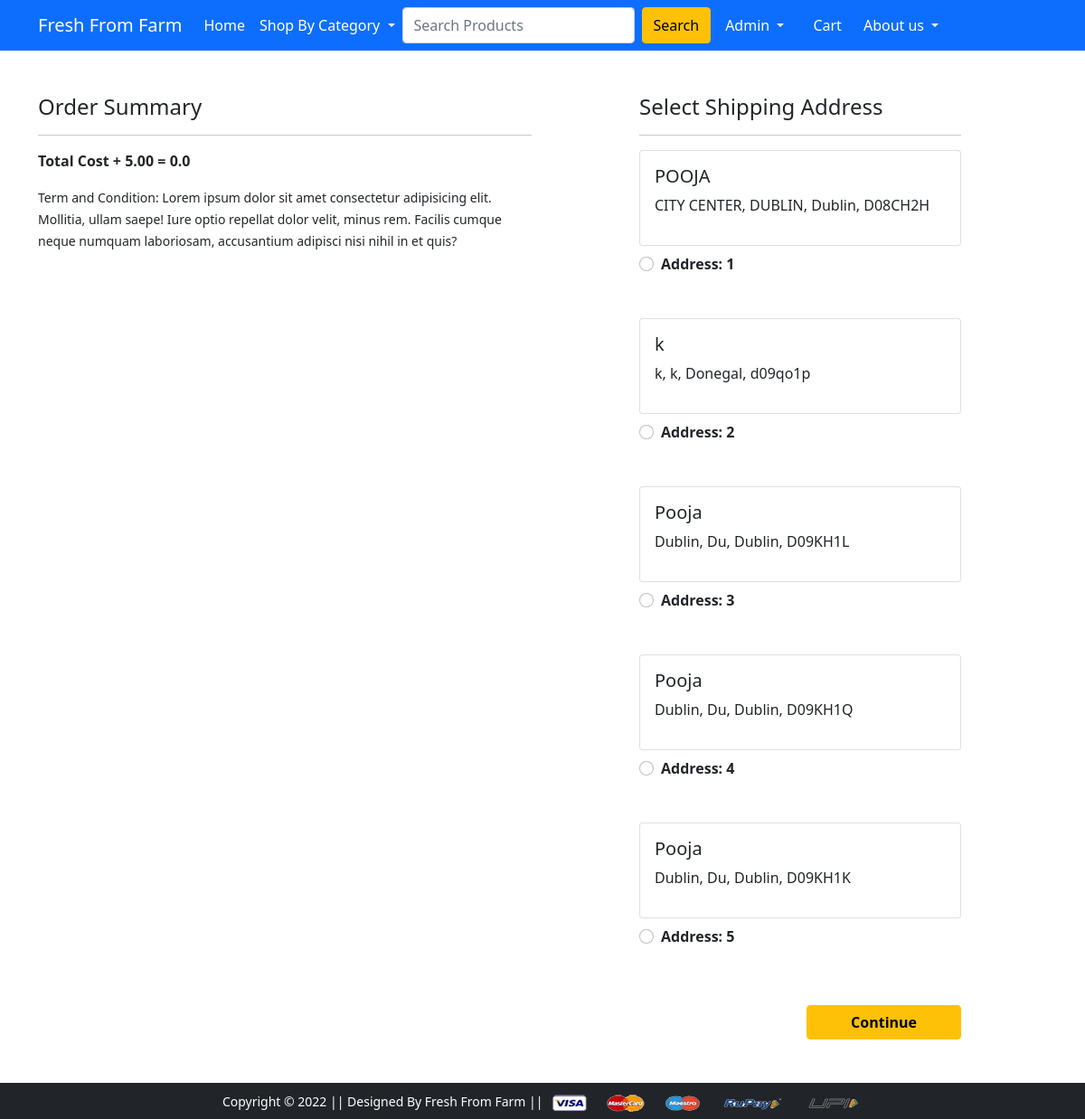
Screenshot of /checkout/ (signed in) with the database file from the repository.
### app/models.py (models this page shows)
class Customer(models.Model):
    user = models.ForeignKey(User, on_delete=models.CASCADE)
    name = models.CharField(max_length=200)
    locality = models.CharField(max_length=200)
    city = models.CharField(max_length=50)
    eircode = models.CharField(max_length=50, unique=True, validators=[alphanumeric])
    county = models.CharField(choices = COUNTY_CHOICES, max_length=50)

### app/views.py (the view)
# urls.py: path('checkout/', views.checkout, name='checkout'),
@login_required
def checkout(request):
  user = request.user
  add = Customer.objects.filter(user=user)
  cart_items = Cart.objects.filter(user=user)
  amount = 0.00
  shipping_amount = 5.00
  total_amount = 0.0
  cart_product = [p for p in Cart.objects.all() if p.user==request.user]
  if cart_product:
    for p in cart_product:
        tempamount = (p.quantity * p.product.discounted_price)
        amount += tempamount
    total_amount = "{:0.2f}".format(amount + shipping_amount)
  return render (request, 'app/checkout.html', {'add': add , 'total_amount': total_amount , 'cart_items':cart_items})

### app/templates/app/checkout.html (shortened to what this page needs)
{% extends 'app/base.html' %}
{% load static %}
{% block main-content %}
<div class="container">
 <div class="row mt-5">
  <div class="col-sm-6">
    <h4>Order Summary</h4>
    <hr>
      <p class="fw-bold">Total Cost + 5.00 = {{total_amount}} </p>
    <small>Term and Condition: Lorem ipsum dolor sit amet consectetur adipisicing elit. Mollitia, ullam saepe! Iure optio repellat dolor velit, minus rem. Facilis cumque neque numquam laboriosam, accusantium adipisci nisi nihil in et quis?</small>
  </div>
  <div class="col-sm-4 offset-sm-1">
    <h4>Select Shipping Address</h4>
    <hr>
    <form action="/paymentdone">
      {% for ad in add %}
      <div class="card">
        <div class="card-body">
        <h5> {{ad.name}}</h5>
        <p> {{ad.locality}}, {{ad.city}}, {{ad.county}}, {{ad.eircode}} </p>
        </div>
      </div>
        <div class="form-check mt-2 mb-5">
          <input class="form-check-input" type="radio" name="custid" id="custadd{{forloop.counter}}" value="{{ad.id}}">
          <label class="form-check-label fw-bold" for="custadd{{forloop.counter}}">
            Address: {{forloop.counter}} </label>
        </div>
        {% endfor %}
        <div class="text-end">
          <button type="submit" class="btn btn-warning mt-3 px-5 fw-bold">Continue</button>
        </div>
      </form>
    </div>
  </div>
</div>
{% endblock main-content %}

### app/templates/app/base.html (shortened to what this page needs)
<!doctype html>
{% load static %}
<html lang="en">
  <head>
    <link href="https://cdn.jsdelivr.net/npm/bootstrap@5.0.0-beta1/dist/css/bootstrap.min.css" rel="stylesheet">
    <link rel="stylesheet" href="{% static 'app/css/owl.carousel.min.css' %}">
    <link rel="stylesheet" href="{% static 'app/css/all.min.css' %}">
    <link rel="stylesheet" href="{% static 'app/css/style.css' %}">
  </head>
  <body>
    <nav class="navbar navbar-expand-lg navbar-dark bg-primary">
     <div class="container">
       <a class="navbar-brand" href="/">Fresh From Farm </a>
       <div class="collapse navbar-collapse" id="navbarSupportedContent">
         <ul class="navbar-nav me-auto mb-2 mb-lg-0">
           <li class="nav-item">
             <a class="nav-link active" aria-current="page" href="/">Home</a>
           </li>
           <li class="nav-item dropdown">
             <a class="nav-link dropdown-toggle text-white" href="#" id="CategoryDropdown" role="button" data-bs-toggle="dropdown" aria-expanded="false">
               Shop By Category
             </a>
           </li>
         <form class="d-flex" method=POST action= "{% url 'searchbar' %}">
           <input class="form-control me-2" type="search" placeholder="Search Products" aria-label="Search" name="searched">
           <button class="btn btn-warning" type="submit">Search</button>
         </form>
         <div>
          <ul class="navbar-nav me-auto mb-2 mb-lg-0">
          {% if request.user.is_authenticated %}
           <li class="nav-item dropdown mx-2">
              <a class="nav-link dropdown-toggle text-white" href="#" id="profileDropdown" role="button" data-bs-toggle="dropdown" aria-expanded="false">
               {{request.user.username| capfirst}}
              </a>
            </li>
            <li class="nav-item mx-2">
             <a href="{% url 'showcart' %}" class="nav-link text-white"> Cart </a>
            </li>
          {% endif %}
          <li class="nav-item dropdown">
            <a class="nav-link dropdown-toggle text-white" href="#" id="CategoryDropdown" role="button" data-bs-toggle="dropdown" aria-expanded="false">
             About us
            </a>
          </li>
       </div>
     </div>
    </nav>
    {% block main-content %} {% endblock main-content %}
    <footer class="container-fluid bg-dark text-center p-2 mt-5" bottom:'0'>
        <small class="text-white">Copyright &copy; 2022 || Designed By Fresh From Farm || </small>
        <img src="{% static 'app/images/payment.png' %}" alt="" srcset="" class="img-fluid" height="2px">
    </footer>
  </body>
</html>

### rows the page displays
Customer: name "POOJA", locality "CITY CENTER", city "DUBLIN", county "Dublin", eircode "D08CH2H"
Customer: name "k", locality "k", city "k", county "Donegal", eircode "d09qo1p"
Customer: name "Pooja", locality "Dublin", city "Du", county "Dublin", eircode "D09KH1L"
Customer: name "Pooja", locality "Dublin", city "Du", county "Dublin", eircode "D09KH1Q"
Customer: name "Pooja", locality "Dublin", city "Du", county "Dublin", eircode "D09KH1K"

### other values shown
{{ request.user.username| capfirst }} "Admin"
{{ total_amount }} "0.0"
